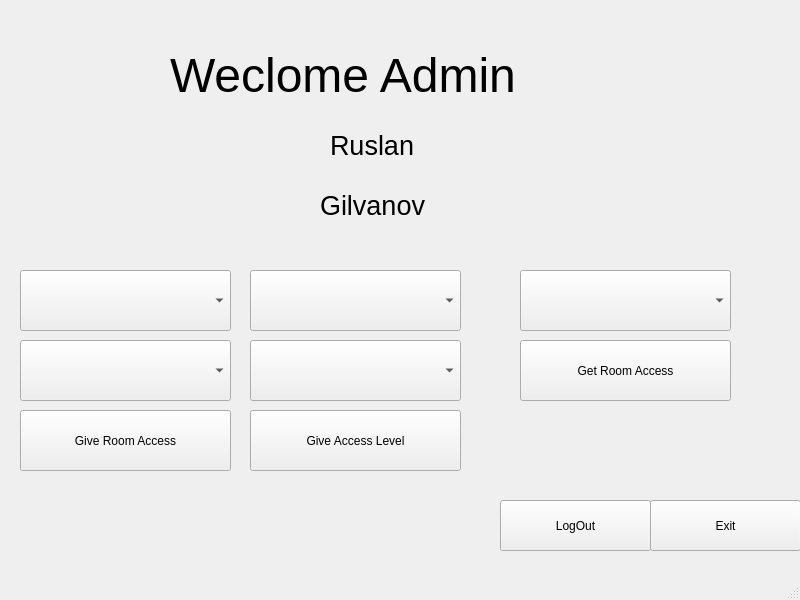
<?xml version="1.0" encoding="UTF-8"?>
<ui version="4.0">
 <class>AdminProfile</class>
 <widget class="QMainWindow" name="AdminProfile">
  <property name="geometry">
   <rect>
    <x>0</x>
    <y>0</y>
    <width>800</width>
    <height>600</height>
   </rect>
  </property>
  <property name="windowTitle">
   <string>MainWindow</string>
  </property>
  <widget class="QWidget" name="centralwidget">
   <widget class="QPushButton" name="Exit">
    <property name="geometry">
     <rect>
      <x>650</x>
      <y>500</y>
      <width>151</width>
      <height>51</height>
     </rect>
    </property>
    <property name="text">
     <string>Exit</string>
    </property>
   </widget>
   <widget class="QPushButton" name="logout">
    <property name="geometry">
     <rect>
      <x>500</x>
      <y>500</y>
      <width>151</width>
      <height>51</height>
     </rect>
    </property>
    <property name="text">
     <string>LogOut</string>
    </property>
   </widget>
   <widget class="QLabel" name="label">
    <property name="geometry">
     <rect>
      <x>170</x>
      <y>0</y>
      <width>541</width>
      <height>151</height>
     </rect>
    </property>
    <property name="font">
     <font>
      <pointsize>36</pointsize>
     </font>
    </property>
    <property name="text">
     <string>Weclome Admin</string>
    </property>
   </widget>
   <widget class="QComboBox" name="User1">
    <property name="geometry">
     <rect>
      <x>20</x>
      <y>270</y>
      <width>211</width>
      <height>61</height>
     </rect>
    </property>
   </widget>
   <widget class="QComboBox" name="GiveRoom">
    <property name="geometry">
     <rect>
      <x>20</x>
      <y>340</y>
      <width>211</width>
      <height>61</height>
     </rect>
    </property>
   </widget>
   <widget class="QPushButton" name="giveroomaccess">
    <property name="geometry">
     <rect>
      <x>20</x>
      <y>410</y>
      <width>211</width>
      <height>61</height>
     </rect>
    </property>
    <property name="text">
     <string>Give Room Access</string>
    </property>
   </widget>
   <widget class="QComboBox" name="User2">
    <property name="geometry">
     <rect>
      <x>250</x>
      <y>270</y>
      <width>211</width>
      <height>61</height>
     </rect>
    </property>
   </widget>
   <widget class="QComboBox" name="GiveAccess">
    <property name="geometry">
     <rect>
      <x>250</x>
      <y>340</y>
      <width>211</width>
      <height>61</height>
     </rect>
    </property>
   </widget>
   <widget class="QPushButton" name="giveAccessLevel">
    <property name="geometry">
     <rect>
      <x>250</x>
      <y>410</y>
      <width>211</width>
      <height>61</height>
     </rect>
    </property>
    <property name="text">
     <string>Give Access Level</string>
    </property>
   </widget>
   <widget class="QComboBox" name="ChooseRoom">
    <property name="geometry">
     <rect>
      <x>520</x>
      <y>270</y>
      <width>211</width>
      <height>61</height>
     </rect>
    </property>
   </widget>
   <widget class="QPushButton" name="GetRoomAccess">
    <property name="geometry">
     <rect>
      <x>520</x>
      <y>340</y>
      <width>211</width>
      <height>61</height>
     </rect>
    </property>
    <property name="text">
     <string>Get Room Access</string>
    </property>
   </widget>
   <widget class="QLabel" name="name">
    <property name="geometry">
     <rect>
      <x>330</x>
      <y>110</y>
      <width>231</width>
      <height>71</height>
     </rect>
    </property>
    <property name="font">
     <font>
      <pointsize>20</pointsize>
     </font>
    </property>
    <property name="text">
     <string>Ruslan</string>
    </property>
   </widget>
   <widget class="QLabel" name="surname">
    <property name="geometry">
     <rect>
      <x>320</x>
      <y>170</y>
      <width>231</width>
      <height>71</height>
     </rect>
    </property>
    <property name="font">
     <font>
      <pointsize>20</pointsize>
     </font>
    </property>
    <property name="text">
     <string>Gilvanov</string>
    </property>
   </widget>
   <widget class="QLabel" name="label_2">
    <property name="geometry">
     <rect>
      <x>550</x>
      <y>210</y>
      <width>161</width>
      <height>61</height>
     </rect>
    </property>
    <property name="font">
     <font>
      <pointsize>16</pointsize>
     </font>
    </property>
    <property name="text">
     <string/>
    </property>
   </widget>
  </widget>
  <widget class="QMenuBar" name="menubar">
   <property name="geometry">
    <rect>
     <x>0</x>
     <y>0</y>
     <width>800</width>
     <height>26</height>
    </rect>
   </property>
  </widget>
  <widget class="QStatusBar" name="statusbar"/>
 </widget>
 <resources/>
 <connections/>
</ui>
